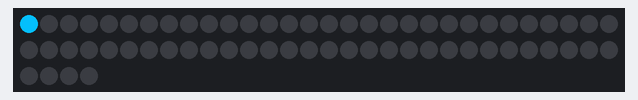
Bench run of a sketch on a simulated Arduino Uno, built with avr-gcc and run on an emulated ATmega328P. On the bench: 64 RGB LEDs in strip order, left to right, continuing on the next row. Dim RGB values are drawn brighter than linear; random numbers use the default seed unless the sketch sets one.

Above: at 0.16 s.
At 2.95 s:
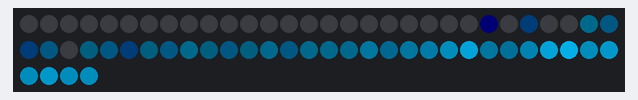
At 8.22 s:
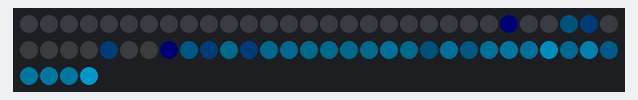
At 18.46 s:
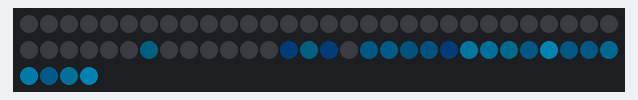
At 26.6 s:
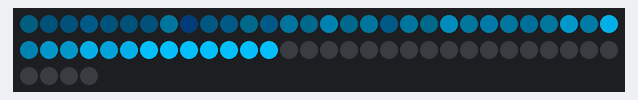
At 38.61 s:
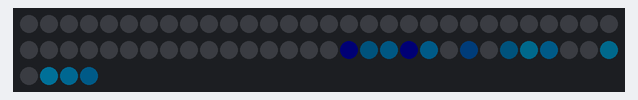

The sketch:

Meteor.ino
```cpp
#include "FastLED.h"
#define NUM_LEDS 64
CRGB leds[NUM_LEDS];
#define PIN 3

void setup()
{
  FastLED.addLeds<WS2812B, PIN, GRB>(leds, NUM_LEDS).setCorrection( TypicalLEDStrip );
}

void loop() {
  meteorRain(0x04,0xB9,0xF4,5, 64, true, 30);
}

void meteorRain(byte red, byte green, byte blue, byte meteorSize, byte meteorTrailDecay, boolean meteorRandomDecay, int SpeedDelay) {
  setAll(0,0,0);

  for(int i = 0; i < NUM_LEDS+NUM_LEDS; i++) {


    // fade brightness all LEDs one step
    for(int j=0; j<NUM_LEDS; j++) {
      if( (!meteorRandomDecay) || (random(10)>5) ) {
        fadeToBlack(j, meteorTrailDecay );
      }
    }

    // draw meteor
    for(int j = 0; j < meteorSize; j++) {
      if( ( i-j <NUM_LEDS) && (i-j>=0) ) {
        setPixel(i-j, red, green, blue);
      }
    }

    showStrip();
    delay(SpeedDelay);
  }
}

void fadeToBlack(int ledNo, byte fadeValue) {
 #ifdef ADAFRUIT_NEOPIXEL_H
    // NeoPixel
    uint32_t oldColor;
    uint8_t r, g, b;
    int value;

    oldColor = strip.getPixelColor(ledNo);
    r = (oldColor & 0x00ff0000UL) >> 16;
    g = (oldColor & 0x0000ff00UL) >> 8;
    b = (oldColor & 0x000000ffUL);

    r=(r<=10)? 0 : (int) r-(r*fadeValue/256);
    g=(g<=10)? 0 : (int) g-(g*fadeValue/256);
    b=(b<=10)? 0 : (int) b-(b*fadeValue/256);

    strip.setPixelColor(ledNo, r,g,b);
 #endif
 #ifndef ADAFRUIT_NEOPIXEL_H
   // FastLED
   leds[ledNo].fadeToBlackBy( fadeValue );
 #endif
}

void showStrip() {
 #ifdef ADAFRUIT_NEOPIXEL_H
   // NeoPixel
   strip.show();
 #endif
 #ifndef ADAFRUIT_NEOPIXEL_H
   // FastLED
   FastLED.show();
 #endif
}

void setPixel(int Pixel, byte red, byte green, byte blue) {
 #ifdef ADAFRUIT_NEOPIXEL_H
   // NeoPixel
   strip.setPixelColor(Pixel, strip.Color(red, green, blue));
 #endif
 #ifndef ADAFRUIT_NEOPIXEL_H
   // FastLED
   leds[Pixel].r = red;
   leds[Pixel].g = green;
   leds[Pixel].b = blue;
 #endif
}

void setAll(byte red, byte green, byte blue) {
  for(int i = 0; i < NUM_LEDS; i++ ) {
    setPixel(i, red, green, blue);
  }
  showStrip();
}
```
